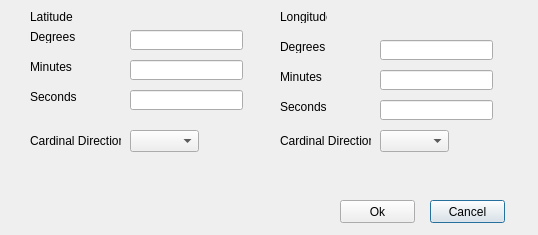
<?xml version="1.0" encoding="UTF-8"?>
<ui version="4.0">
 <class>GPS_add</class>
 <widget class="QDialog" name="GPS_add">
  <property name="windowModality">
   <enum>Qt::WindowModal</enum>
  </property>
  <property name="geometry">
   <rect>
    <x>0</x>
    <y>0</y>
    <width>538</width>
    <height>235</height>
   </rect>
  </property>
  <property name="cursor">
   <cursorShape>ArrowCursor</cursorShape>
  </property>
  <property name="focusPolicy">
   <enum>Qt::NoFocus</enum>
  </property>
  <property name="windowTitle">
   <string>Add GPS Point</string>
  </property>
  <property name="modal">
   <bool>true</bool>
  </property>
  <widget class="QLineEdit" name="latDegreeText">
   <property name="geometry">
    <rect>
     <x>130</x>
     <y>30</y>
     <width>113</width>
     <height>20</height>
    </rect>
   </property>
  </widget>
  <widget class="QLineEdit" name="latMinuteText">
   <property name="geometry">
    <rect>
     <x>130</x>
     <y>60</y>
     <width>113</width>
     <height>20</height>
    </rect>
   </property>
  </widget>
  <widget class="QLineEdit" name="latSecondText">
   <property name="geometry">
    <rect>
     <x>130</x>
     <y>90</y>
     <width>113</width>
     <height>20</height>
    </rect>
   </property>
  </widget>
  <widget class="QLabel" name="label">
   <property name="geometry">
    <rect>
     <x>30</x>
     <y>30</y>
     <width>47</width>
     <height>13</height>
    </rect>
   </property>
   <property name="text">
    <string>Degrees</string>
   </property>
  </widget>
  <widget class="QLabel" name="label_2">
   <property name="geometry">
    <rect>
     <x>30</x>
     <y>60</y>
     <width>47</width>
     <height>13</height>
    </rect>
   </property>
   <property name="text">
    <string>Minutes</string>
   </property>
  </widget>
  <widget class="QLabel" name="label_3">
   <property name="geometry">
    <rect>
     <x>30</x>
     <y>90</y>
     <width>47</width>
     <height>13</height>
    </rect>
   </property>
   <property name="text">
    <string>Seconds</string>
   </property>
  </widget>
  <widget class="QLabel" name="label_4">
   <property name="geometry">
    <rect>
     <x>30</x>
     <y>130</y>
     <width>91</width>
     <height>21</height>
    </rect>
   </property>
   <property name="text">
    <string>Cardinal Direction</string>
   </property>
  </widget>
  <widget class="QLabel" name="label_5">
   <property name="geometry">
    <rect>
     <x>30</x>
     <y>10</y>
     <width>47</width>
     <height>13</height>
    </rect>
   </property>
   <property name="text">
    <string>Latitude</string>
   </property>
  </widget>
  <widget class="QLabel" name="label_6">
   <property name="geometry">
    <rect>
     <x>280</x>
     <y>10</y>
     <width>47</width>
     <height>13</height>
    </rect>
   </property>
   <property name="text">
    <string>Longitude</string>
   </property>
  </widget>
  <widget class="QLineEdit" name="longDegreeText">
   <property name="geometry">
    <rect>
     <x>380</x>
     <y>40</y>
     <width>113</width>
     <height>20</height>
    </rect>
   </property>
  </widget>
  <widget class="QLineEdit" name="longMinuteText">
   <property name="geometry">
    <rect>
     <x>380</x>
     <y>70</y>
     <width>113</width>
     <height>20</height>
    </rect>
   </property>
  </widget>
  <widget class="QLineEdit" name="longSecondText">
   <property name="geometry">
    <rect>
     <x>380</x>
     <y>100</y>
     <width>113</width>
     <height>20</height>
    </rect>
   </property>
  </widget>
  <widget class="QLabel" name="label_7">
   <property name="geometry">
    <rect>
     <x>280</x>
     <y>100</y>
     <width>47</width>
     <height>13</height>
    </rect>
   </property>
   <property name="text">
    <string>Seconds</string>
   </property>
  </widget>
  <widget class="QLabel" name="label_8">
   <property name="geometry">
    <rect>
     <x>280</x>
     <y>40</y>
     <width>47</width>
     <height>13</height>
    </rect>
   </property>
   <property name="text">
    <string>Degrees</string>
   </property>
  </widget>
  <widget class="QLabel" name="label_9">
   <property name="geometry">
    <rect>
     <x>280</x>
     <y>70</y>
     <width>47</width>
     <height>13</height>
    </rect>
   </property>
   <property name="text">
    <string>Minutes</string>
   </property>
  </widget>
  <widget class="QLabel" name="label_10">
   <property name="geometry">
    <rect>
     <x>280</x>
     <y>130</y>
     <width>91</width>
     <height>21</height>
    </rect>
   </property>
   <property name="text">
    <string>Cardinal Direction</string>
   </property>
  </widget>
  <widget class="QPushButton" name="cancelBtn">
   <property name="geometry">
    <rect>
     <x>430</x>
     <y>200</y>
     <width>75</width>
     <height>23</height>
    </rect>
   </property>
   <property name="text">
    <string>Cancel</string>
   </property>
  </widget>
  <widget class="QPushButton" name="okBtn">
   <property name="geometry">
    <rect>
     <x>340</x>
     <y>200</y>
     <width>75</width>
     <height>23</height>
    </rect>
   </property>
   <property name="text">
    <string>Ok</string>
   </property>
  </widget>
  <widget class="QComboBox" name="latCardinalBox">
   <property name="geometry">
    <rect>
     <x>130</x>
     <y>130</y>
     <width>69</width>
     <height>22</height>
    </rect>
   </property>
  </widget>
  <widget class="QComboBox" name="longCardinalBox">
   <property name="geometry">
    <rect>
     <x>380</x>
     <y>130</y>
     <width>69</width>
     <height>22</height>
    </rect>
   </property>
  </widget>
 </widget>
 <resources/>
 <connections/>
</ui>
